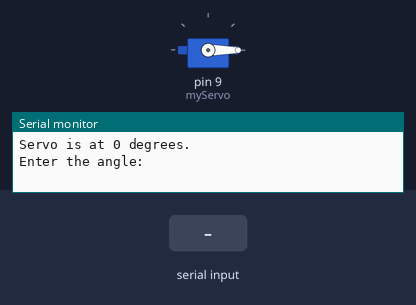
The sketch below on a simulated Arduino Uno, built with avr-gcc and run on an emulated ATmega328P. On the bench: servo, the last lines printed to the serial monitor. Inputs (shaded band) come from the test bench.

Above: at 1.2 s.
1.3 s: "90,45\n" received over Serial
At 2.1 s:
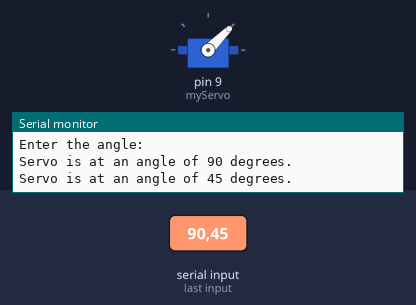
3.8 s: "200\n" received over Serial
At 4.2 s:
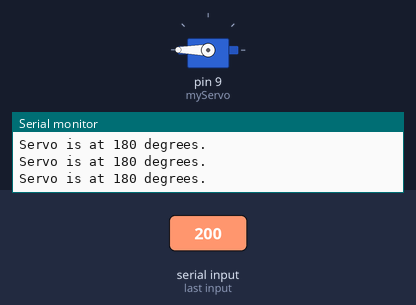
Timing chart, 0 to 6.8 s (numbered marks = the images above; inputs shaded):
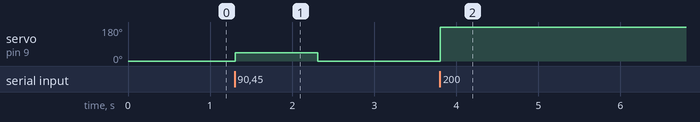

The sketch:

positionalServo_1.ino
```cpp
/*
* Servo Motor is attach at digital pin 9 of Arduino Uno.
* Rotation is restricted from 0 degrees to 180 degrees.
* In this program, we are taking the input from the user
* and rotating the servo at a perticular angle.
*/

#include <Servo.h>

Servo myServo;
bool flag = false;
int read = 0;


void setup()
{
  myServo.attach(9, 500/*min*/, 2500/*max*/);  //min and max default values are 544 and 2400 if not specified
  Serial.begin(9600);
  while(!Serial){}
  Serial.println("Sero Motor!\nRotation is restricted between 0 degrees and 180 degrees.");
  myServo.write(00);
}


void loop()
{
  Serial.println("Servo is at "+ String(myServo.read())+" degrees.");
  while(read==myServo.read())
  {
    if(Serial.available() > 0)
    {
  		read = Serial.parseInt();
      	myServo.write(read);
      	Serial.println("Servo is at an angle of "+ String(read)+" degrees.");
      	flag = false;
    }
    else if(!flag)
    {
      flag = true;
      Serial.println("Enter the angle: ");
    }

  }

}
```

Measured:
- after the input at 1.3 s, servo on pin 9 (myServo): 0° → 45° at once, → 0° 1.0 s later
- after the input at 3.8 s, servo on pin 9 (myServo): 0° → 180° at once
